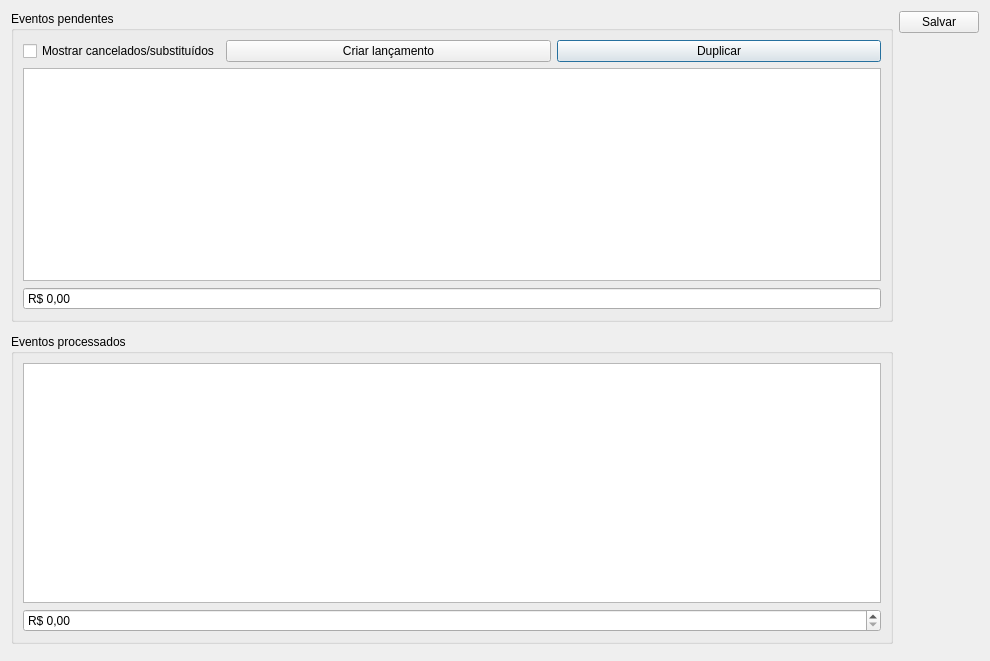
<?xml version="1.0" encoding="UTF-8"?>
<ui version="4.0">
 <class>Contas</class>
 <widget class="QDialog" name="Contas">
  <property name="geometry">
   <rect>
    <x>0</x>
    <y>0</y>
    <width>990</width>
    <height>661</height>
   </rect>
  </property>
  <property name="locale">
   <locale language="Portuguese" country="Brazil"/>
  </property>
  <layout class="QGridLayout" name="gridLayout_3">
   <item row="2" column="0">
    <widget class="QGroupBox" name="groupBox">
     <property name="title">
      <string>Eventos processados</string>
     </property>
     <layout class="QGridLayout" name="gridLayout_4">
      <item row="0" column="0">
       <widget class="TableView" name="tableProcessados">
        <property name="mouseTracking">
         <bool>true</bool>
        </property>
        <property name="editTriggers">
         <set>QAbstractItemView::NoEditTriggers</set>
        </property>
        <property name="selectionBehavior">
         <enum>QAbstractItemView::SelectRows</enum>
        </property>
        <property name="sortingEnabled">
         <bool>true</bool>
        </property>
       </widget>
      </item>
      <item row="1" column="0">
       <widget class="QDoubleSpinBox" name="doubleSpinBoxSomaProcessados">
        <property name="prefix">
         <string>R$ </string>
        </property>
        <property name="maximum">
         <double>9999999.990000000223517</double>
        </property>
       </widget>
      </item>
     </layout>
    </widget>
   </item>
   <item row="0" column="0">
    <widget class="QGroupBox" name="groupBox_2">
     <property name="title">
      <string>Eventos pendentes</string>
     </property>
     <layout class="QGridLayout" name="gridLayout_5">
      <item row="1" column="0">
       <widget class="TableView" name="tablePendentes">
        <property name="mouseTracking">
         <bool>true</bool>
        </property>
        <property name="sortingEnabled">
         <bool>true</bool>
        </property>
       </widget>
      </item>
      <item row="0" column="0">
       <layout class="QGridLayout" name="gridLayout">
        <item row="0" column="2">
         <widget class="QPushButton" name="pushButtonDuplicarLancamento">
          <property name="text">
           <string>Duplicar</string>
          </property>
         </widget>
        </item>
        <item row="0" column="1">
         <widget class="QPushButton" name="pushButtonCriarLancamento">
          <property name="text">
           <string>Criar lançamento</string>
          </property>
         </widget>
        </item>
        <item row="0" column="0">
         <widget class="QCheckBox" name="checkBoxMostrarCancelados">
          <property name="sizePolicy">
           <sizepolicy hsizetype="Maximum" vsizetype="Fixed">
            <horstretch>0</horstretch>
            <verstretch>0</verstretch>
           </sizepolicy>
          </property>
          <property name="text">
           <string>Mostrar cancelados/substituídos</string>
          </property>
         </widget>
        </item>
       </layout>
      </item>
      <item row="2" column="0">
       <widget class="QDoubleSpinBox" name="doubleSpinBoxSomaPendentes">
        <property name="readOnly">
         <bool>true</bool>
        </property>
        <property name="buttonSymbols">
         <enum>QAbstractSpinBox::NoButtons</enum>
        </property>
        <property name="showGroupSeparator" stdset="0">
         <bool>true</bool>
        </property>
        <property name="prefix">
         <string>R$ </string>
        </property>
        <property name="maximum">
         <double>9999999.990000000223517</double>
        </property>
       </widget>
      </item>
     </layout>
    </widget>
   </item>
   <item row="0" column="1" rowspan="4">
    <layout class="QGridLayout" name="gridLayout_2">
     <item row="0" column="0">
      <widget class="QPushButton" name="pushButtonSalvar">
       <property name="text">
        <string>Salvar</string>
       </property>
       <property name="autoDefault">
        <bool>false</bool>
       </property>
      </widget>
     </item>
     <item row="1" column="0">
      <spacer name="verticalSpacer">
       <property name="orientation">
        <enum>Qt::Vertical</enum>
       </property>
       <property name="sizeHint" stdset="0">
        <size>
         <width>0</width>
         <height>0</height>
        </size>
       </property>
      </spacer>
     </item>
    </layout>
   </item>
  </layout>
 </widget>
 <customwidgets>
  <customwidget>
   <class>TableView</class>
   <extends>QTableView</extends>
   <header>src/tableview.h</header>
  </customwidget>
 </customwidgets>
 <tabstops>
  <tabstop>pushButtonCriarLancamento</tabstop>
  <tabstop>pushButtonDuplicarLancamento</tabstop>
  <tabstop>tablePendentes</tabstop>
  <tabstop>tableProcessados</tabstop>
  <tabstop>pushButtonSalvar</tabstop>
 </tabstops>
 <resources/>
 <connections/>
</ui>
